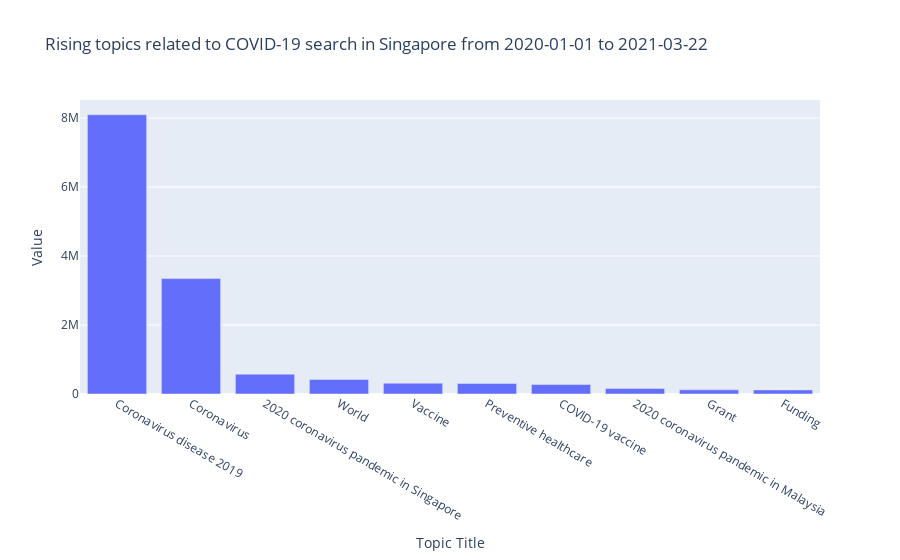

Source (notebook cell):
### Code cell
fig = px.bar(related_topics['covid-19']['rising'],
            title="Rising topics related to COVID-19 search in Singapore from 2020-01-01 to 2021-03-22",
            x='topic_title',y='value',
            labels=dict(topic_title="Topic Title", value="Value"))
fig.show()

### Figure 1 — Plotly figure (JSON) as saved in the notebook; plotly's stock layout.template omitted (floating-point values rounded to 4 significant figures)
{"data": [{"alignmentgroup": "True", "hovertemplate": "Topic Title=%{x}<br>Value=%{y}<extra></extra>", "legendgroup": "", "marker": {"color": "#636efa"}, "name": "", "offsetgroup": "", "orientation": "v", "showlegend": false, "textposition": "auto", "type": "bar", "x": ["Coronavirus disease 2019", "Coronavirus", "2020 coronavirus pandemic in Singapore", "World", "Vaccine", "Preventive healthcare", "COVID-19 vaccine", "2020 coronavirus pandemic in Malaysia", "Grant", "Funding"], "xaxis": "x", "y": [8095850, 3345150, 575250, 422200, 313600, 307200, 276250, 158350, 121950, 119250], "yaxis": "y"}], "layout": {"barmode": "relative", "legend": {"tracegroupgap": 0}, "title": {"text": "Rising topics related to COVID-19 search in Singapore from 2020-01-01 to 2021-03-22"}, "xaxis": {"anchor": "y", "domain": [0, 1], "title": {"text": "Topic Title"}}, "yaxis": {"anchor": "x", "domain": [0, 1], "title": {"text": "Value"}}}}
